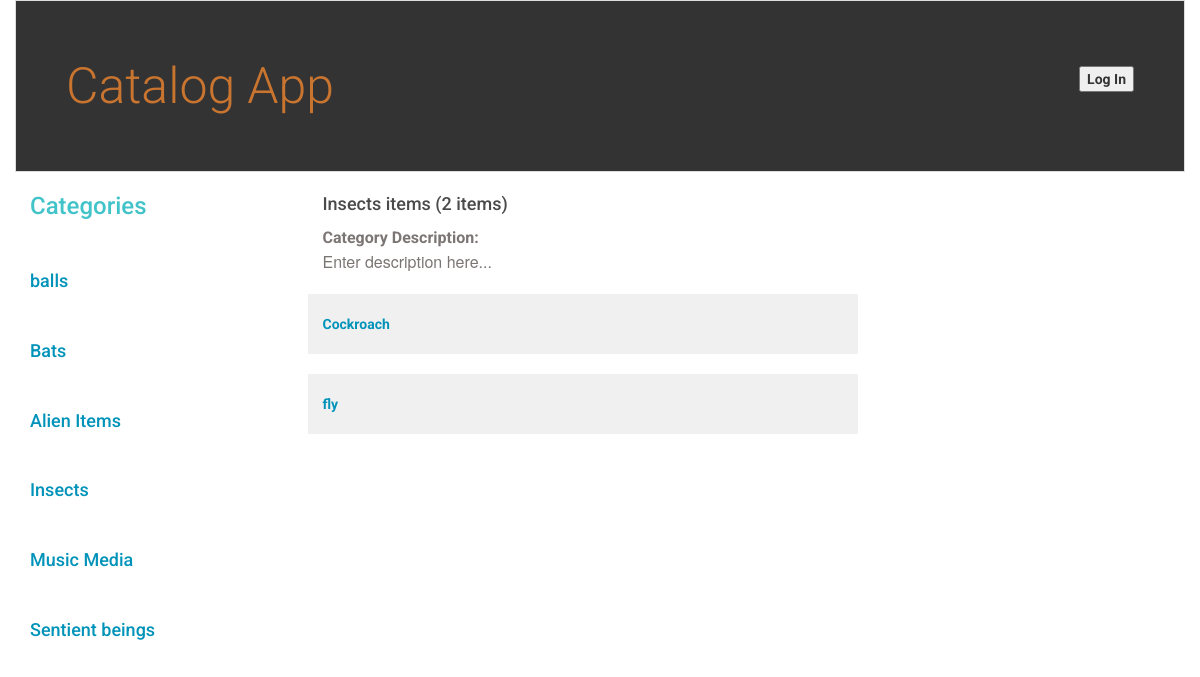
The app's page /catalog/Insects/items/ with its own data.
### database_setup.py (models this page shows, shortened)
class Category(Base):
    __tablename__ = 'category'
    id = Column(Integer, primary_key=True)
    name = Column(String(250), nullable=False)
    description = Column(String(500), nullable=False)

class Item(Base):
    __tablename__ = 'item'
    id = Column(Integer, primary_key=True)
    name = Column(String(250), nullable=False)
    description = Column(String(500), nullable=False)
    creation_time = Column(DateTime, default=datetime.datetime.utcnow)
    category_id = Column(Integer, ForeignKey('category.id'))
    category = relationship(Category, backref=backref('items', uselist = True))

### application.py (the view)
@app.route('/catalog/<path:category_name>/')
@app.route('/catalog/<path:category_name>/items/')
def showItems(category_name):
    session = create_session()
    categories = session.query(Category).all()
    category = session.query(Category).filter_by(name = category_name).one()
    items = session.query(Item).filter_by(category_id = category.id).all()
    numberOfItems = session.query(Item).filter_by(category_id = category.id).count()
    session.close()
    if 'username' not in login_session:
        return render_template('publicitems.html', items = items, numItems = numberOfItems, category = category, categories = categories)
    else:
        return render_template('items.html', items = items, numItems = numberOfItems, category = category, categories = categories)

### helper.py (called while the page is built)
def create_session():
    DB_engine = create_engine('sqlite:///catalog.db')
    Base.metadata.bind = DB_engine
    DBSession = sessionmaker(bind = DB_engine)
    return DBSession()

### templates/publicitems.html
{% extends "main.html" %}
{% block content %}
{% include "header.html" %}
<div class = 'row'>
  <div class = "col-md-3">
    <h2> Categories </h2>
    {% for category in categories %}
    <div class = 'categories padding-top'>
      <a href = {{url_for('showItems', category_name = category.name)}}><h4>{{category.name}}</h4></a>
    </div>
    {% endfor %}
  </div>
  <div class = 'col-md-6'>
    <h3> {{category.name}} items ({{numItems}} items) </h3>
    <p><strong> Category Description: </strong>
    <br>
     {{category.description}}
    </p>
    {% for i in items %}
      <div class = 'item-list'> <a href = {{url_for('showItemDetail', category_name = category.name, item_name = i.name)}}>  {{i.name}} </a> </div>
    {% endfor %}
  </div>
</div>
{% endblock %}

### static/styles.css (style rules this page uses)
* { font-family: "Helvetica Neue Bold", Roboto, Helvetica, Arial, sans-serif; font-weight: 700; }
h2 { font-size: 24px; color: #42C3C9; line-height: 29px; }
h3 { font-size: 18px; color: #4A4A4A; line-height: 23px; }
p { font-family: "Helvetica Neue", Roboto, Helvetica, Arial, sans-serif; font-size: 16px; color: #7B7573; line-height: 24px; font-weight: 400; }
strong { font-size: 16px; color: #7B7573; line-height: 24px; }
div { overflow: scroll; }
a { font-size: 14px; color: #0093B9; line-height: 17px; }
.padding-top { padding-top: 30px; }
.item-list { background: #F0F0F0; padding: 20px; margin: 20px; margin-left: -20px; }

### records on screen
Category: name "balls"
Category: name "Bats"
Category: name "Alien Items"
Category: name "Insects", description "Enter description here..."
Category: name "Music Media"
Category: name "Sentient beings"
Item: name "Cockroach"
Item: name "fly"

### other values on screen
{{ numItems }} "2"
